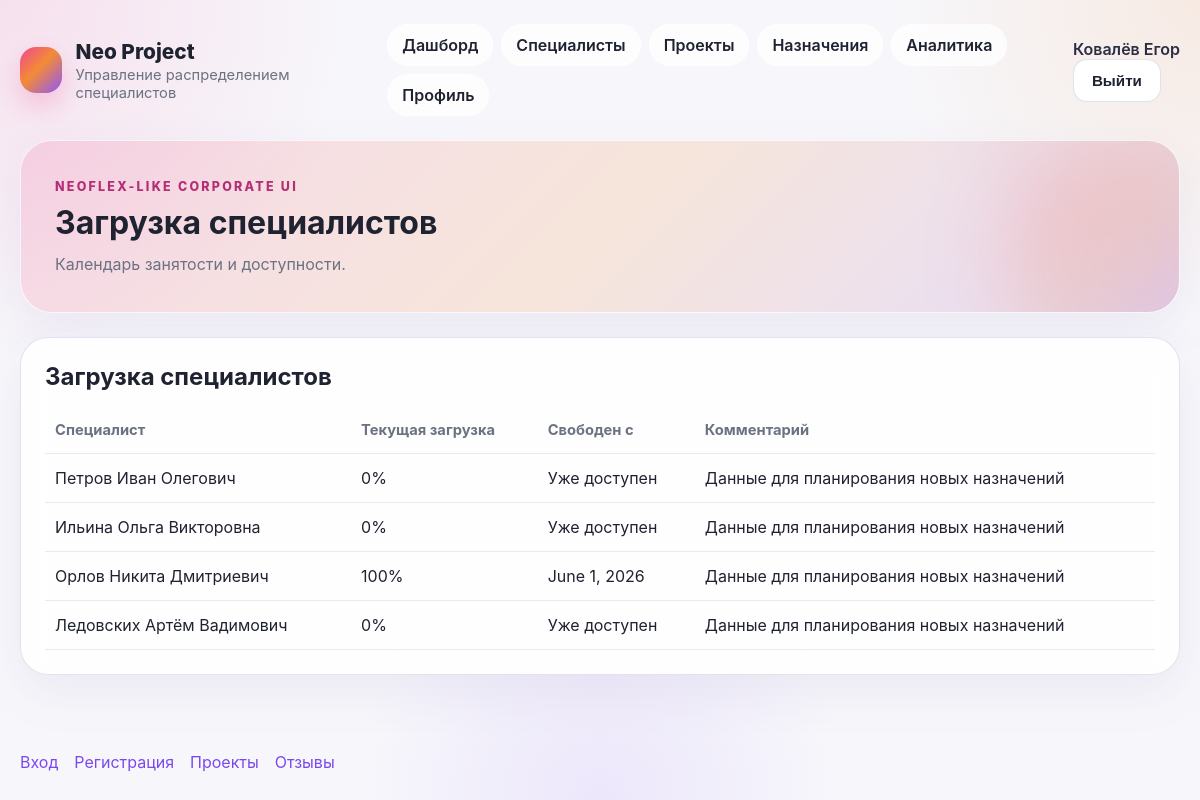
/workload/ (signed in), run on the app's committed database.
### db/models.py (models this page shows, shortened)
class User(models.Model):
    last_name = models.CharField(max_length=100)
    first_name = models.CharField(max_length=100)
    middle_name = models.CharField(max_length=100, null=True, blank=True)
    email = models.EmailField(max_length=255, unique=True)
    phone = models.CharField(max_length=30)
    role = models.CharField(max_length=50, choices=Role.choices, db_index=True)
    class Meta:
        db_table = "users"

class SpecialistProfile(models.Model):
    user = models.OneToOneField(
        User,
        on_delete=models.CASCADE,
        primary_key=True,
        related_name="specialist_profile",
        limit_choices_to={"role": Role.SPECIALIST},
    )
    experience_years = models.PositiveIntegerField()
    profession = models.CharField(max_length=50, choices=Profession.choices, db_index=True)
    level = models.CharField(max_length=50, choices=Level.choices, db_index=True)
    is_busy = models.BooleanField(default=False)
    busy_until = models.DateField(null=True, blank=True)
    class Meta:
        db_table = "specialist_profile"
        constraints = [
            models.CheckConstraint(
                check=Q(experience_years__gte=0),
                name="chk_specialist_profile_experience_years",
            ),
        ]

### api/views.py (the view)
# urls.py: path('workload/', views.workload_view, name='workload'),
def workload_view(request):
    workload = []
    for profile in SpecialistProfile.objects.select_related("user").all():
        workload.append(
            {
                "name": _full_name(profile.user),
                "current": "100%" if profile.is_busy else "0%",
                "free_from": profile.busy_until or "Уже доступен",
            }
        )
    return _page(request, "pages/workload.html", "Загрузка специалистов", "Календарь занятости и доступности.", workload=workload)

### api/views.py (called while the page is built)
def _full_name(user: User) -> str:
    return " ".join(part for part in [user.last_name, user.first_name, user.middle_name] if part)

def _current_user(request):
    user_id = request.session.get("api_user_id")
    if not user_id:
        return None
    return User.objects.filter(pk=user_id).first()

def _page(request, template_name, page_title, page_description, **context):
    context.update({
        'page_title': page_title,
        'page_description': page_description,
        'current_user': _current_user(request),
    })
    return render(request, template_name, context)

### templates/pages/workload.html
{% extends 'base.html' %}
{% block content %}
<section class="table-card card">
    <h2>Загрузка специалистов</h2>
    <table>
        <thead><tr><th>Специалист</th><th>Текущая загрузка</th><th>Свободен с</th><th>Комментарий</th></tr></thead>
        <tbody>
            {% for item in workload %}
            <tr>
                <td>{{ item.name }}</td>
                <td>{{ item.current }}</td>
                <td>{{ item.free_from }}</td>
                <td>Данные для планирования новых назначений</td>
            </tr>
            {% endfor %}
        </tbody>
    </table>
</section>
{% endblock %}

### templates/base.html (shortened to what this page needs)
{% load static %}
<!DOCTYPE html>
<html lang="ru">
<head>
    <link rel="stylesheet" href="{% static 'css/style.css' %}">
</head>
<body>
    <div class="page-shell">
        <header class="site-header">
            <div class="brand-block">
                <div class="brand-mark"></div>
                <div>
                    <a href="{% url 'app:dashboard' %}" class="brand-title">Neo Project</a>
                    <p class="brand-subtitle">Управление распределением специалистов</p>
                </div>
            </div>
            <nav class="main-nav">
                <a href="{% url 'app:dashboard' %}">Дашборд</a>
                <a href="{% url 'app:specialists_list' %}">Специалисты</a>
                <a href="{% url 'app:projects_list' %}">Проекты</a>
                <a href="{% url 'app:assignments' %}">Назначения</a>
                <a href="{% url 'app:analytics' %}">Аналитика</a>
                <a href="{% url 'app:profile' %}">Профиль</a>
            </nav>
            <div class="header-actions">
                {% if current_user %}
                    <span class="header-user-name">{{ current_user.last_name }} {{ current_user.first_name }}</span>
                    <form method="post" action="{% url 'app:logout' %}" class="logout-form">
                        <button type="submit" class="btn-secondary">Выйти</button>
                    </form>
                {% else %}
                <nav class="login-nav">
                    <a href="{% url 'app:login' %}" class="btn-secondary">Вход</a>
                    <a href="{% url 'app:register' %}" class="btn-primary">Регистрация</a>
                </nav>
                {% endif %}
            </div>
        </header>
        <main class="main-content">
            <section class="hero-panel">
                <div>
                    <span class="eyebrow">NEOFLEX-LIKE CORPORATE UI</span>
                    <h1>{{ page_title }}</h1>
                    <p>{{ page_description }}</p>
                </div>
                <div class="hero-glow"></div>
            </section>
            {% block content %}{% endblock %}
        </main>
        <footer class="site-footer">
            <div class="footer-links">
                <a href="{% url 'app:login' %}">Вход</a>
                <a href="{% url 'app:register' %}">Регистрация</a>
                <a href="{% url 'app:projects_list' %}">Проекты</a>
                <a href="{% url 'app:feedback' %}">Отзывы</a>
            </div>
        </footer>
    </div>
</body>
</html>

### static/css/style.css (style rules this page uses)
:root { --bg: #f7f7fb; --surface: rgba(255, 255, 255, 0.88); --surface-strong: #ffffff; --text: #1f2230; --muted: #6b7280; --border: rgba(219, 223, 234, 0.85); --shadow: 0 18px 50px rgba(97, 74, 150, 0.08); --gradient: linear-gradient(135deg, #f14692 0%, #f38b35 45%, #8d56ff 100%); --gradient-soft: linear-gradient(135deg, rgba(241, 70, 146, 0.16), rgba(243, 139, 53, 0.16), rgba(141, 86, 255, 0.16)); }
* { box-sizing: border-box; }
body { margin: 0; font-family: Inter, Arial, sans-serif; color: var(--text); background: radial-gradient(circle at top left, rgba(241, 70, 146, 0.13), transparent 25%), radial-gradient(circle at top right, rgba(243, 139, 53, 0.12), transparent 22%), radial-gradient(circle at bottom center, rgba(141, 86, 255, 0.1), transparent 25%), var(--bg); }
a { color: #7b48ef; text-decoration: none; }
.page-shell { min-height: 100vh; display: flex; flex-direction: column; }
.site-header, .site-footer, .main-content { width: min(1240px, calc(100% - 40px)); margin: 0 auto; }
.site-header { display: flex; justify-content: space-between; align-items: center; padding: 24px 0 16px; gap: 24px; }
.brand-block { display: flex; align-items: center; gap: 14px; }
.brand-mark { width: 46px; height: 46px; border-radius: 16px; background: var(--gradient); box-shadow: 0 12px 25px rgba(241, 70, 146, 0.24); }
.brand-title { font-size: 1.3rem; font-weight: 800; color: var(--text); }
.brand-subtitle { margin: 2px 0 0; color: var(--muted); font-size: 0.92rem; }
.main-nav { display: flex; gap: 8px; flex-wrap: wrap; }
.main-nav a { padding: 10px 14px; border-radius: 999px; background: rgba(255,255,255,0.72); border: 1px solid rgba(255,255,255,0.55); color: var(--text); font-weight: 600; }
.main-content { flex: 1; padding-bottom: 48px; }
.hero-panel { position: relative; overflow: hidden; background: var(--gradient-soft); border: 1px solid rgba(255,255,255,0.7); border-radius: 32px; padding: 34px; box-shadow: var(--shadow); margin: 8px 0 24px; }
.hero-panel h1 { margin: 8px 0 10px; font-size: 2rem; }
.hero-panel p { margin: 0; max-width: 720px; color: var(--muted); line-height: 1.6; }
.eyebrow { font-size: 0.78rem; letter-spacing: 0.18em; font-weight: 800; color: #b42d75; }
.hero-glow { position: absolute; inset: auto -80px -80px auto; width: 260px; height: 260px; background: var(--gradient); opacity: 0.22; filter: blur(42px); border-radius: 50%; }
.card { background: var(--surface); border: 1px solid var(--border); border-radius: 28px; box-shadow: var(--shadow); padding: 24px; backdrop-filter: blur(12px); }
.card h2 { margin-top: 0; margin-bottom: 16px; }
.btn-primary, .btn-secondary, button { border: none; cursor: pointer; border-radius: 14px; padding: 12px 18px; font-weight: 700; font-size: 0.95rem; }
.btn-secondary { background: white; color: var(--text); border: 1px solid var(--border); }
.table-card table { width: 100%; border-collapse: collapse; }
.table-card th, .table-card td { text-align: left; padding: 14px 10px; border-bottom: 1px solid rgba(219, 223, 234, 0.65); }
.table-card th { color: var(--muted); font-size: 0.92rem; }
.site-footer { display: flex; justify-content: space-between; gap: 20px; align-items: center; padding: 0 0 28px; color: var(--muted); }
.footer-links { display: flex; gap: 16px; flex-wrap: wrap; }
.logout-form { margin: 0; }
.header-user-name { font-weight: 600; color: #2b2d42; white-space: nowrap; }

### data on the page
User: last_name "Ковалёв", first_name "Егор"
SpecialistProfile: free_from "June 1, 2026"

### other printed values
{{ page_title }} "Загрузка специалистов"
{{ page_description }} "Календарь занятости и доступности."
{{ item.name }} "Петров Иван Олегович" "Ильина Ольга Викторовна" "Орлов Никита Дмитриевич" "Ледовских Артём Вадимович"
{{ item.current }} "0%" "0%" "100%" "0%"
{{ item.free_from }} "Уже доступен" "Уже доступен" "Уже доступен"
